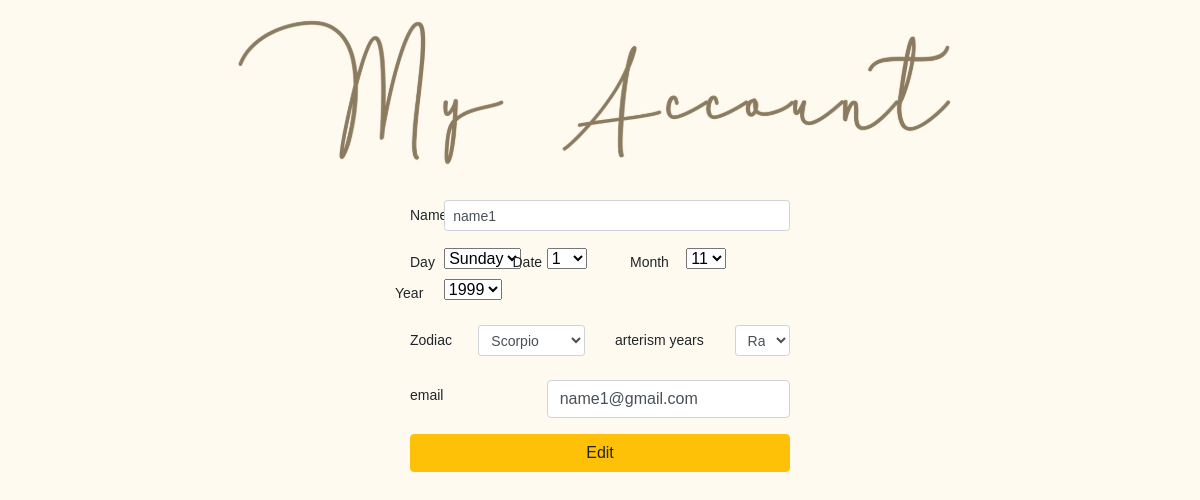
/editpage.php (signed in), run on the app's committed database.
### tables this page shows
CREATE TABLE `users` (
  `loginID` varchar(11) NOT NULL,
  `password` varchar(20) NOT NULL,
  `email` varchar(30) NOT NULL,
  `username` varchar(10) NOT NULL,
  `dayBirth` int(2) DEFAULT NULL,
  `dayInWeek` varchar(10) DEFAULT NULL,
  `month` varchar(10) DEFAULT NULL,
  `year` int(4) DEFAULT NULL,
  `zodiac` varchar(15) DEFAULT NULL,
  `yearZodiac` varchar(10) DEFAULT NULL
);

### editpage.php (the view, shortened to what this page needs)
<!DOCTYPE html>
<html>
<head>
        <link rel="stylesheet" href="https://stackpath.bootstrapcdn.com/bootstrap/4.4.1/css/bootstrap.min.css">
        <link rel="stylesheet" href="css/mystyle.css">
</head>
<body>
<?php
        require ('connect.php');if($_SESSION["loginID"]==""){
            header("Location: login.php");
            }
        else{
            $query ="SELECT *FROM users WHERE loginID='{$_SESSION['loginID']}'";
            $result =mysqli_query($conn,$query);
            $row=mysqli_fetch_assoc($result);
        ?>
        <div class="container">
            <div class="row">
                <div class="col-sm-2"></div>
                <div class="col-sm-8"><img src="myaccount.jpg"></div>
            </div>
        </div>
        <br>
        <div class="row">
        <div class="col-sm-4"></div>
        <div class="col-sm-4">
        <form name="registration" action="update.php" method="POST">
            <div class="form-group row">
                <label for="inputName" class="col-sm-1 col-form-label col-form-label-sm ">Name</label>
                <div class="col-sm-11">
                    <input type="text" class="form-control form-control-sm" name = "username" value="<?php echo $row['username'];?>" id="Name" placeholder="Name">
                </div>
            </div>
        <div class="form-group row">
                    <label for="inputday" class="col-sm-1 col-form-label col-form-label-sm">Day</label>
                    <div class="col-sm-2">
                        <select id="inputday" name="dayInWeek" >
                            <option  selected value="<?php echo $row['dayInWeek'];?>"><?php echo $row['dayInWeek'];?></option>
                        </select>
                    </div>
                    <label for="inputdaybirth" class="col-sm-1 col-form-label col-form-label-sm">Date</label>
                    <div class="col-sm-2">
                        <select id="inputdaybirth" name="dayBirth" >
                            <option selected value="<?php echo $row['dayBirth'];?>"><?php echo $row['dayBirth'];?></option>
                        </select>
                    </div>
                    <div class="row">
                        <div class="col-sm-1"></div>
                        <label for="inputmonth" class="col-sm-4 col-form-label col-form-label-sm">Month</label>
                        <div class="col-sm-1">
                            <select name="month" id="inputmonth" >
                                    <option selected value="<?php echo $row['month'];?>"><?php echo $row['month'];?></option>
                            </select>
                        </div>
                    </div>
                    <div class="row">
                    <label for="inputyears" class="col-sm-4 col-form-label col-form-label-sm">Year</label>
                    <div class="col-sm-1">
                            <select name="year" id="inputyears" >
                                    <option selected value="<?php echo $row['year'];?>"><?php echo $row['year'];?></option>
                                    </select>
                                </div>
                    </div>
            </div>
            <div class="from-group row">
                <div class="col-sm-6">
                        <div class="row">
                            <label for="inputzodiac" class="col-sm-4 col-form-label col-form-label-sm">Zodiac</label>
                                    <div class="col-sm-8">
                                        <select name="zodiac" id="inputzodiac" class="form-control form-control-sm" required>
                                        <option selected value="<?php echo $row['zodiac'];?>"><?php echo $row['zodiac'];?></option>
                                        </select>
                                    </div>
                            </div>
                    </div>
                <div class="col-sm-6">
                    <div class="row">
                        <label for="inputar" class="col-sm-7 col-form-label col-form-label-sm">arterism years</label>
                            <div class="col-sm-5">
                                <select name="yearZodiac" id="inputar" class="form-control form-control-sm" required>
                                <option selected value="<?php echo $row['yearZodiac'];?>"><?php echo $row['yearZodiac'];?></option>
                                    </select>
                                </div>
                            </div>
                    </div>
            </div>
            <br>
            <div class="form-group">
                <div class="row">
                <label for="email" class="col-sm-4 col-form-label col-form-label-sm">email</label>
                <div class="col-sm-8" id= "email">
                    <input type="text" class="form-control " value="<?php echo $row['email'];?>" name = "email" id="email" placeholder="">
                </div>
                </div>
            </div>
            <div align="center">
            <input type ="submit"class="btn btn-warning btn-block"  name="submit" value="Edit"><br>
            </div>
        </form>
        </div>
        <?php
        }
        ?>
</body>
</html>

### css/mystyle.css (style rules this page uses)
body { background-color: #fffaf0; font-family: "kanit", "Arial", sans-serif; }

### data on the page
users: username "name1", dayInWeek "Sunday", dayBirth "1", month "11", year "1999", zodiac "Scorpio", yearZodiac "Rabbit", email "name1@gmail.com"
